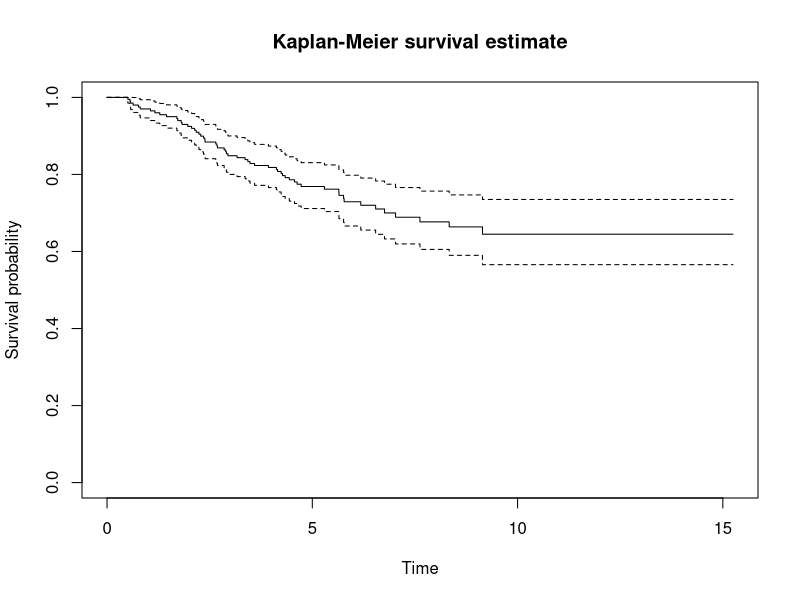
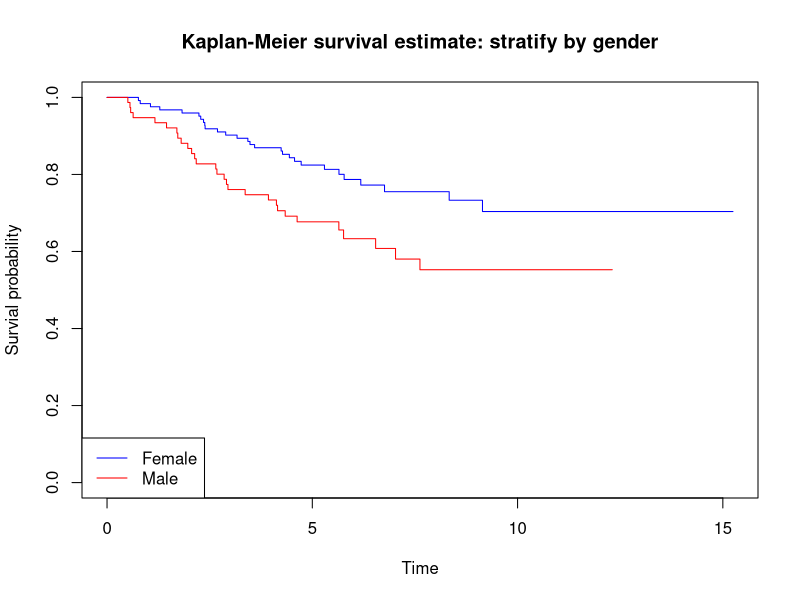
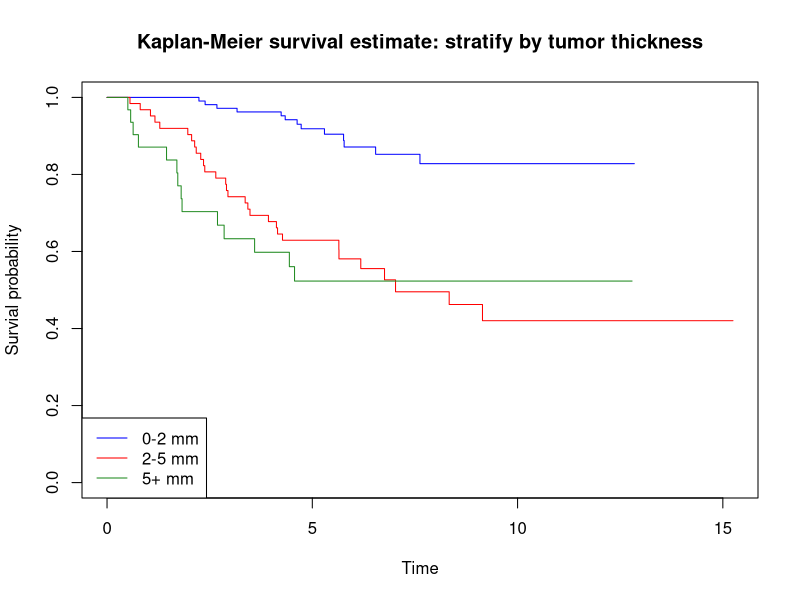
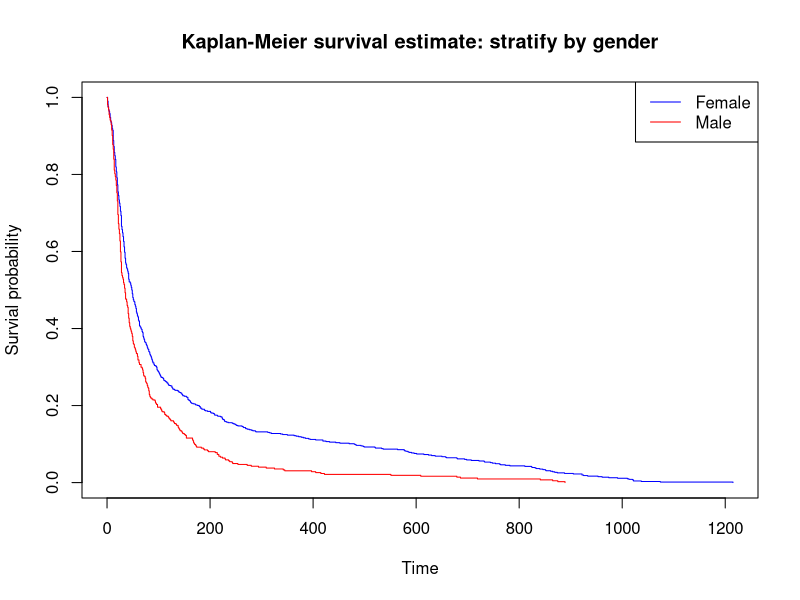
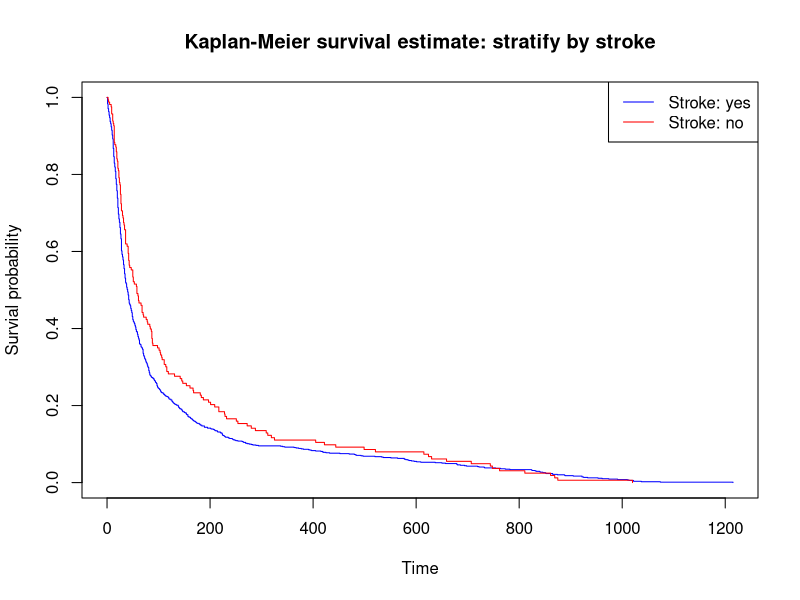

Write the R code that produced these figures, in order.
# survival analysis 
# first install and load package 
# install.packages("survival")
library(survival)


# ex 1: melanoma ----
# effect on survival on the patient's gender and tumor thickness

melanoma <- read.csv('./lab/data/melanoma.csv')
head(melanoma)

colnames(melanoma)
melanoma[1,]

# a)  -----
# event of interest: death from disease

# variables: 
# status: 1 = death from disease, 2 = censored, 4 = death form other causes
# lifetime: years from operation
# tumor_thickness: 1/100mm
# age
# gender: f = 1, m = 2


# code status == 1 (death) or else 0
# you can also use 'factor' function
death <- ifelse(melanoma$status == 1, 1, 0)

# death <- factor(melanoma$status, 
#                 levels = c('1', '0'),
#                 labels = c('Death from melanoma', 'Death from others'))

# check if it is correct
table(death)
table(melanoma$status)
lifetime <- melanoma$lifetime


# b) ----
# make a Kaplan-Meier plot 
# fit a survival function with lifetime and death data

km_fit <- survfit(Surv(lifetime, death) ~ 1)
plot(km_fit)

# add title and text
title(main = 'Kaplan-Meier survival estimate', 
      xlab = 'Time', 
      ylab = 'Survival probability')


# time 1, 2, 5
tme <- c(1, 2, 5)
summary(km_fit, times = tme)



# c) ----
# compare survival according to gender
# gender == 1: female; gender == 2: male
gender <- melanoma$gender


km_fit_gender <- survfit(Surv(lifetime, death) ~ gender)
plot(km_fit_gender, col = c('blue', 'red'))
title(main = 'Kaplan-Meier survival estimate: stratify by gender', 
      xlab = 'Time', 
      ylab = 'Survial probability')

# add legend
legend( 'bottomleft', 
       legend = c('Female', 'Male'), 
       lty = c('solid', 'solid'), 
       col = c('blue','red'))


# test difference with logrank test 
survdiff(Surv(lifetime, death) ~ gender)


# d) ----
# tumor thickness
# take out the variable
melanoma$grouped_tumor_thickness

grouped_tumor_thickness <- melanoma$grouped_tumor_thickness

# how many in each category
table(grouped_tumor_thickness)
 

# fit km 
km_fit_tumor <- survfit(Surv(lifetime, death) ~ grouped_tumor_thickness)
plot(km_fit_tumor, col = c('blue', 'red', 'forestgreen'))

title(main = 'Kaplan-Meier survival estimate: stratify by tumor thickness', 
      xlab = 'Time', 
      ylab = 'Survial probability')

# add legend
legend( 'bottomleft', 
        legend = c('0-2 mm', '2-5 mm', '5+ mm'), 
        lty = c('solid', 'solid', 'solid'), 
        col = c('blue','red', 'forestgreen'))


# test difference with logrank test 
survdiff(Surv(lifetime, death) ~ grouped_tumor_thickness)



# ex3: length of hospital stay ----

liggetid <- read.csv('./lab/data/liggetid.csv')
head(liggetid)

# all status are 1 
status <- liggetid$status

# a) ----
# length of stay (los) vs gender
los <- liggetid$liggetid
los

# can choose to recode; or leave as it is;
# gender == 0: female; gender == 1: male
gender <- liggetid$kjoenn
gender

# fit km 
km_liggetid_gender <- survfit(Surv(los, status) ~ gender)

plot(km_liggetid_gender, col = c('blue', 'red'))

title(main = 'Kaplan-Meier survival estimate: stratify by gender', 
      xlab = 'Time', 
      ylab = 'Survial probability')

# add legend
legend( 'topright', 
        legend = c('Female', 'Male'), 
        lty = c('solid', 'solid'), 
        col = c('blue','red'))



# log rank test 
survdiff(Surv(los, status) ~ gender)


# b) ----
# length of stay vs stroke
# slag == 1: yes, slag == 2: no
stroke <- liggetid$slag

# fit km 
km_liggetid_stroke <- survfit(Surv(los, status) ~ stroke)

plot(km_liggetid_stroke, col = c('blue', 'red'))

title(main = 'Kaplan-Meier survival estimate: stratify by stroke', 
      xlab = 'Time', 
      ylab = 'Survial probability')

# add legend
legend( 'topright', 
        legend = c('Stroke: yes', 'Stroke: no'), 
        lty = c('solid', 'solid'), 
        col = c('blue','red'))


# log rank test
survdiff(Surv(los, status) ~ stroke)


